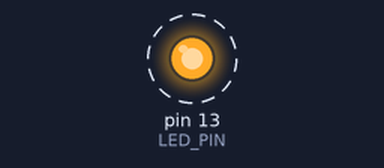
The sketch below on a simulated Arduino Uno, built with avr-gcc and run on an emulated ATmega328P. Parts: output pins drawn as LEDs (lit = HIGH). Dashed ring = blinking. What the sketch prints to the serial monitor is not drawn.

Above: at 0.2 s.
Timing chart, 0 to 3.0 s (numbered marks = the images above):
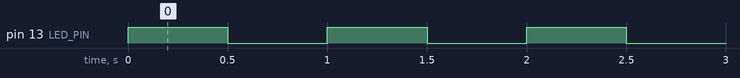

The sketch:

HelloWorld.ino
```cpp
#include "Config.h"
#include "MathFunctions.h"

void setup() {
  pinMode(LED_PIN, OUTPUT);
  Serial.begin(BAUD_RATE);
  Serial.println("Hello, Arduino!");

  int result = sum(5, 7);
  Serial.print("Sum of 5 + 7 = ");
  Serial.println(result);
}

void loop() {
  digitalWrite(LED_PIN, HIGH);
  delay(500);
  digitalWrite(LED_PIN, LOW);
  delay(500);
}
```

MathFunctions.h
```cpp
#ifndef MATHFUNCTIONS_H
#define MATHFUNCTIONS_H

// Simple sum function
int sum(int a, int b) {
  return a + b;
}

#endif
```

Config.example.h
```cpp
#ifndef CONFIG_H
#define CONFIG_H

// Copy this file to Config.h and fill in your actual values

const int LED_PIN = 13;          // Example LED pin
const long BAUD_RATE = 9600;     // Serial baud rate
const char* API_KEY = "YOUR_API_KEY_HERE";  // Example API key

#endif
```

Measured:
- by itself, pin 13 (LED_PIN): alternates HIGH for 0.50 s and LOW for 0.50 s
